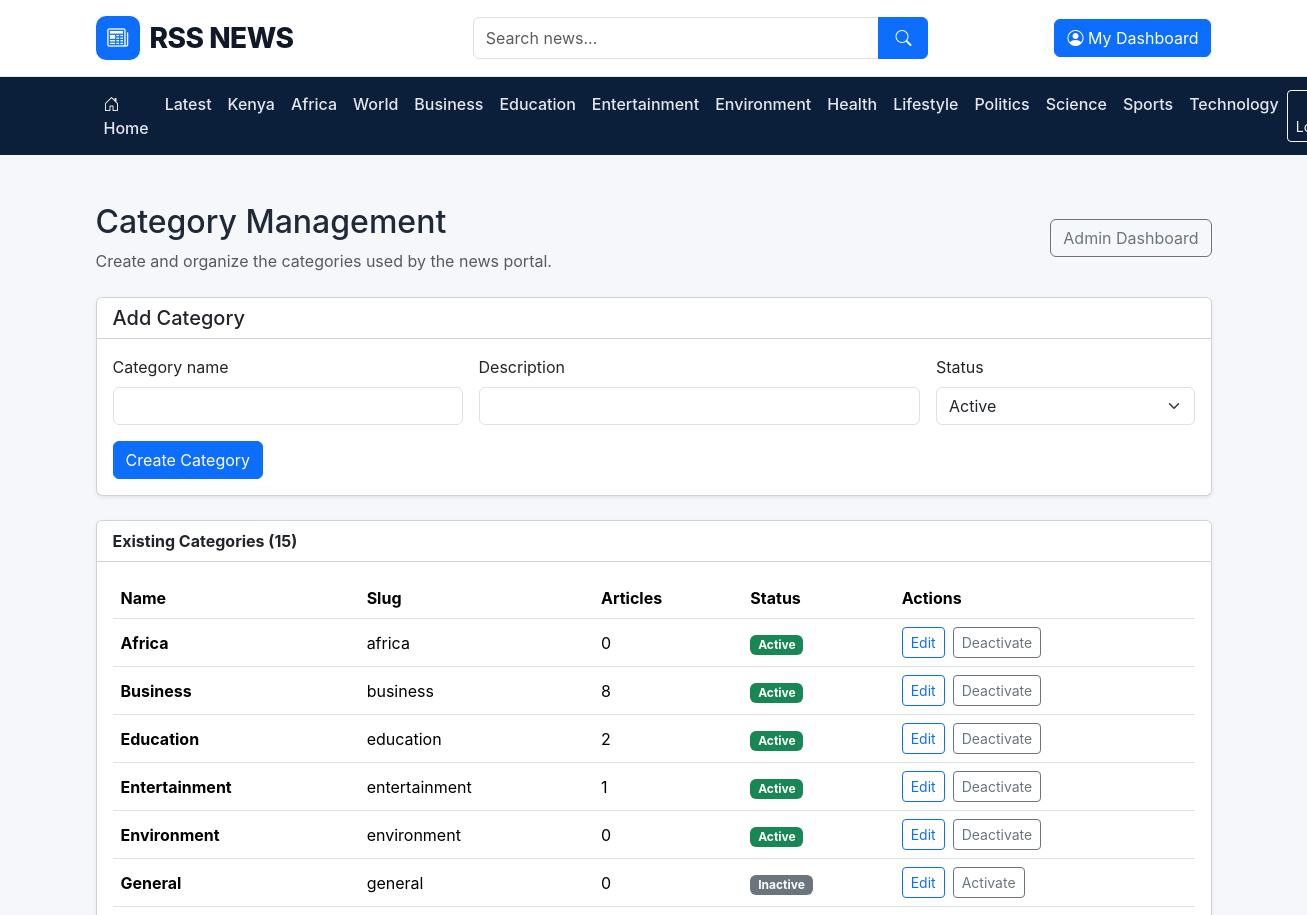
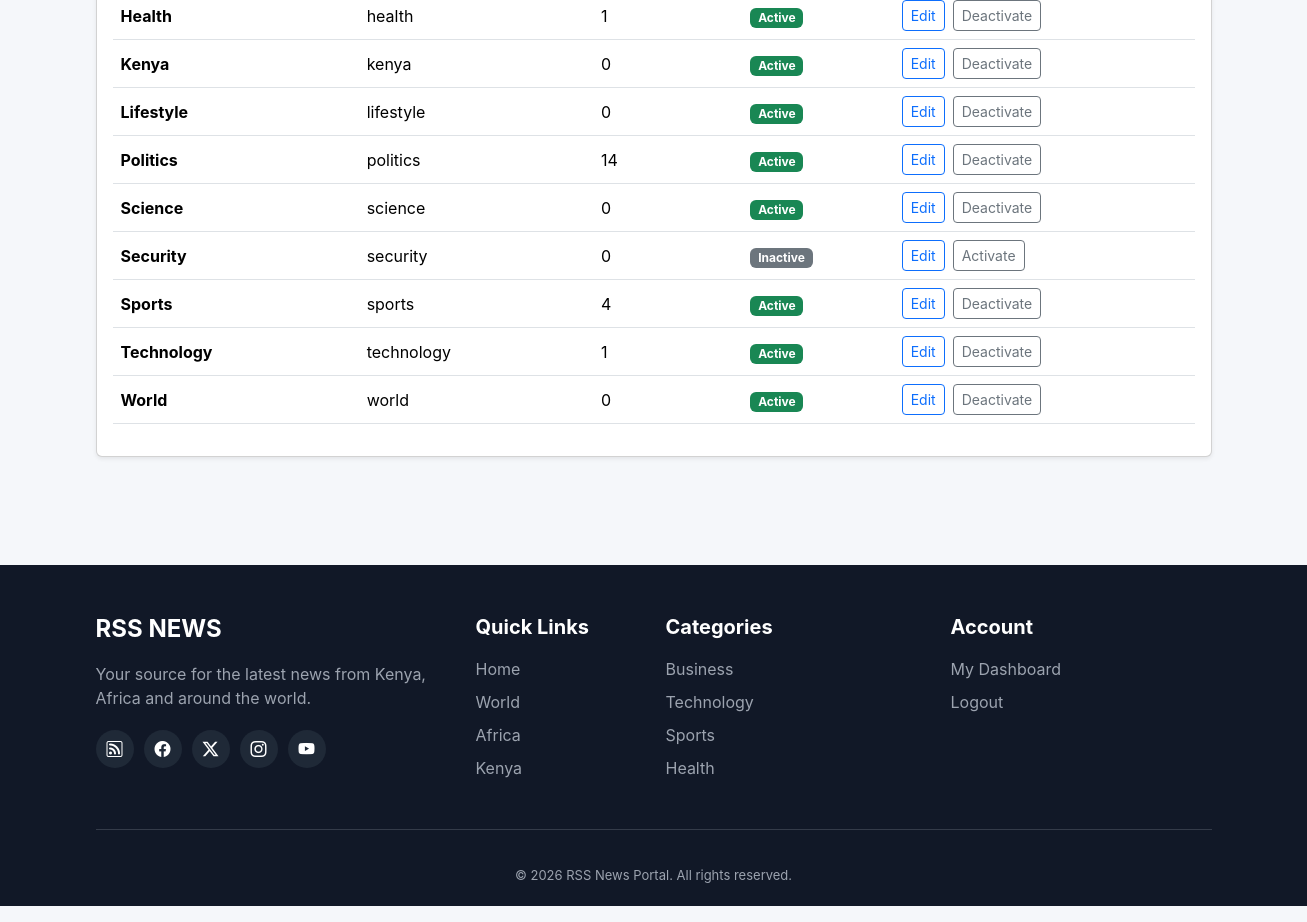
Screenshot of /admin/categories.php (signed in) with the database file from the repository (2 pictures, top to bottom).
### tables this page shows
CREATE TABLE `categories` (
  `id` int(10) UNSIGNED NOT NULL,
  `name` varchar(100) NOT NULL,
  `slug` varchar(150) NOT NULL,
  `description` varchar(255) DEFAULT NULL,
  `category_type` enum('topic','legacy_geo') NOT NULL DEFAULT 'topic',
  `status` enum('active','inactive') NOT NULL DEFAULT 'active',
  `created_at` timestamp NOT NULL DEFAULT current_timestamp(),
  `updated_at` timestamp NOT NULL DEFAULT current_timestamp() ON UPDATE current_timestamp()
);

### includes/functions.php (called while the page is built, shortened)
<?php
function e(mixed $value): string
{
    return htmlspecialchars((string) $value, ENT_QUOTES, 'UTF-8');
}
function url(string $path = ''): string
{
    return BASE_URL . '/' . ltrim($path, '/');
}
function categoryUrl(string $slug): string
{
    return url('category.php?slug=' . urlencode($slug));
}

### includes/auth.php (called while the page is built, shortened)
<?php
require_once __DIR__ . '/functions.php';
function isLoggedIn(): bool
{
    return isset($_SESSION['user_id']);
}
function currentUserRole(): ?string
{
    return $_SESSION['user_role'] ?? null;
}

### admin/categories.php (the view, shortened to what this page needs)
<?php
require_once __DIR__ . '/../config/database.php';
require_once __DIR__ . '/../includes/functions.php';
require_once __DIR__ . '/../includes/auth.php';
$editing = null;
$categories = $pdo->query("
    SELECT c.*, COUNT(a.id) AS article_count
    FROM categories c
    LEFT JOIN articles a ON a.category_id = c.id AND a.deleted_at IS NULL
    GROUP BY c.id
    ORDER BY c.name
")->fetchAll();
require_once __DIR__ . '/../includes/header.php';
?>
<div class="container py-5">
    <div class="d-flex justify-content-between align-items-center flex-wrap gap-2 mb-4">
        <div>
            <h1 class="h2">Category Management</h1>
            <p class="text-muted mb-0">Create and organize the categories used by the news portal.</p>
        </div>
        <a href="<?= e(url('admin/index.php')) ?>" class="btn btn-outline-secondary">Admin Dashboard</a>
    </div>
    <div class="card shadow-sm mb-4">
        <div class="card-header bg-white">
            <h2 class="h5 mb-0"><?= $editing ? 'Edit Category' : 'Add Category' ?></h2>
        </div>
        <div class="card-body">
            <form method="POST">
                <div class="row g-3">
                    <div class="col-md-4">
                        <label class="form-label" for="category_name">Category name</label>
                        <input id="category_name" class="form-control" name="name" maxlength="100"
                               value="<?= e($editing['name'] ?? '') ?>" required>
                    </div>
                    <div class="col-md-5">
                        <label class="form-label" for="category_description">Description</label>
                        <input id="category_description" class="form-control" name="description"
                               value="<?= e($editing['description'] ?? '') ?>" maxlength="255">
                    </div>
                    <div class="col-md-3">
                        <label class="form-label" for="category_status">Status</label>
                        <select id="category_status" name="status" class="form-select">
                            <option value="active" <?= ($editing['status'] ?? 'active') === 'active' ? 'selected' : '' ?>>Active</option>
                        </select>
                    </div>
                    <div class="col-12 d-flex gap-2">
                        <button class="btn btn-primary" type="submit"><?= $editing ? 'Save Changes' : 'Create Category' ?></button>
                    </div>
                </div>
            </form>
        </div>
    </div>
    <div class="card shadow-sm">
        <div class="card-header bg-white"><strong>Existing Categories (<?= count($categories) ?>)</strong></div>
        <div class="card-body">
            <div class="table-responsive">
                <table class="table table-hover align-middle">
                    <thead><tr><th>Name</th><th>Slug</th><th>Articles</th><th>Status</th><th>Actions</th></tr></thead>
                    <tbody>
                    <?php foreach ($categories as $category): ?>
                        <tr>
                            <td><strong><?= e($category['name']) ?></strong></td>
                            <td><?= e($category['slug']) ?></td>
                            <td><?= (int)$category['article_count'] ?></td>
                            <td><span class="badge bg-<?= $category['status'] === 'active' ? 'success' : 'secondary' ?>"><?= e(ucfirst($category['status'])) ?></span></td>
                            <td>
                                <div class="d-flex gap-2">
                                    <a class="btn btn-sm btn-outline-primary"
                                       href="<?= e(url('admin/categories.php?edit=' . (int)$category['id'])) ?>">Edit</a>
                                    <form method="POST">
                                        <button class="btn btn-sm btn-outline-secondary" type="submit">
                                            <?= $category['status'] === 'active' ? 'Deactivate' : 'Activate' ?>
                                        </button>
                                    </form>
                                </div>
                            </td>
                        </tr>
                    <?php endforeach; ?>
                    </tbody>
                </table>
            </div>
        </div>
    </div>
</div>
<?php require_once __DIR__ . '/../includes/footer.php'; ?>

### includes/header.php (shortened to what this page needs)
<?php
require_once __DIR__ . '/functions.php';
require_once __DIR__ . '/auth.php';
require_once __DIR__ . '/../config/database.php';
$loggedIn = isLoggedIn();
$userRole = currentUserRole();
$dashboardPath = $userRole === 'admin' ? 'admin/index.php' : ($userRole === 'author' ? 'admin/articles.php' : 'user/dashboard.php');
?>
<!DOCTYPE html>
<html lang="en">
<head>
    <link href="https://cdn.jsdelivr.net/npm/bootstrap@5.3.3/dist/css/bootstrap.min.css" rel="stylesheet">
    <link href="https://cdn.jsdelivr.net/npm/bootstrap-icons@1.11.3/font/bootstrap-icons.css" rel="stylesheet">
    <link rel="stylesheet" href="<?= e(url('assets/css/style.css')) ?>">
</head>
<body>
<header class="main-header">
    <div class="container">
        <div class="row align-items-center py-3 g-3">
            <div class="col-lg-4 col-md-5">
                <a href="<?= e(url('index.php')) ?>" class="site-logo text-decoration-none">
                    <span class="logo-icon"><i class="bi bi-newspaper"></i></span>
                    <span>RSS NEWS</span>
                </a>
            </div>
            <div class="col-lg-5 col-md-7">
                <form action="<?= e(url('search.php')) ?>" method="GET" class="search-form">
                    <div class="input-group">
                        <input type="search" name="q" class="form-control"
                               placeholder="Search news..." required
                               value="<?= e($_GET['q'] ?? '') ?>">
                        <button class="btn btn-primary" type="submit" aria-label="Search">
                            <i class="bi bi-search"></i>
                        </button>
                    </div>
                </form>
            </div>
            <div class="col-lg-3 text-lg-end">
                <?php if ($loggedIn): ?>
                    <a href="<?= e(url($dashboardPath)) ?>" class="btn btn-primary">
                        <i class="bi bi-person-circle"></i> My Dashboard
                    </a>
                <?php else: ?>
                    <a href="<?= e(url('register.php')) ?>" class="btn btn-primary">
                        <i class="bi bi-person-plus"></i> Join Us
                    </a>
                <?php endif; ?>
            </div>
        </div>
    </div>
</header>
<nav class="navbar navbar-expand-lg navbar-dark main-navbar">
    <div class="container">
        <div class="collapse navbar-collapse" id="mainNavigation">
            <?php
            $navigationCategories = [];
            try {
                $navigationStmt = $pdo->query("
                    SELECT name, slug
                    FROM categories
                    WHERE status = 'active'
                      AND category_type = 'topic'
                      AND slug NOT IN ('kenya', 'africa', 'world')
                    ORDER BY name ASC
                    LIMIT 12
                ");
                $navigationCategories = $navigationStmt->fetchAll(PDO::FETCH_ASSOC);
            } catch (Throwable $navigationError) {
                error_log('Navigation categories error: ' . $navigationError->getMessage());
            }
            ?>
            <ul class="navbar-nav me-auto mb-2 mb-lg-0">
                <li class="nav-item"><a class="nav-link" href="<?= e(url('index.php')) ?>"><i class="bi bi-house-door"></i> Home</a></li>
                <li class="nav-item"><a class="nav-link" href="<?= e(url('latest.php')) ?>">Latest</a></li>
                <li class="nav-item"><a class="nav-link" href="<?= e(url('latest.php?region=kenya')) ?>">Kenya</a></li>
                <li class="nav-item"><a class="nav-link" href="<?= e(url('latest.php?region=africa')) ?>">Africa</a></li>
                <li class="nav-item"><a class="nav-link" href="<?= e(url('latest.php?region=world')) ?>">World</a></li>
                <?php foreach ($navigationCategories as $navigationCategory): ?>
                    <li class="nav-item">
                        <a class="nav-link" href="<?= e(categoryUrl($navigationCategory['slug'])) ?>">
                            <?= e($navigationCategory['name']) ?>
                        </a>
                    </li>
                <?php endforeach; ?>
            </ul>
            <div class="d-flex gap-2">
                <?php if ($loggedIn): ?>
                    <a href="<?= e(url('logout.php')) ?>" class="btn btn-outline-light btn-sm">
                        <i class="bi bi-box-arrow-right"></i> Logout
                    </a>
                <?php else: ?>
                    <a href="<?= e(url('login.php')) ?>" class="btn btn-outline-light btn-sm">
                        <i class="bi bi-person"></i> Login
                    </a>
                <?php endif; ?>
            </div>
        </div>
    </div>
</nav>
<main>

### assets/css/style.css (style rules this page uses)
:root { --primary: #0d6efd; --primary-dark: #084298; --dark: #111827; --light: #f5f7fa; --border: #e5e7eb; --text: #1f2937; --muted: #6b7280; }
* { box-sizing: border-box; }
body { margin: 0; background: var(--light); color: var(--text); font-family: -apple-system, BlinkMacSystemFont, "Segoe UI", Roboto, Arial, sans-serif; }
.main-header { background: white; border-bottom: 1px solid var(--border); }
.site-logo { display: inline-flex; align-items: center; gap: 10px; text-decoration: none; color: var(--dark); font-size: 28px; font-weight: 800; letter-spacing: -0.5px; }
.logo-icon { width: 44px; height: 44px; display: inline-flex; align-items: center; justify-content: center; background: var(--primary); color: white; border-radius: 10px; font-size: 21px; }
.search-form .form-control { border-radius: 6px 0 0 6px; min-height: 42px; }
.search-form .btn { min-width: 50px; }
.main-navbar { background: #0b1f3a; padding: 0; }
.main-navbar .nav-link { color: #e5e7eb; font-weight: 500; padding: 15px 13px; }
main { min-height: 600px; }

### rows the page displays
categories: name "Business", slug "business", article_count "8", status "Active", shows "Deactivate"
categories: name "Education", slug "education", article_count "2", status "Active", shows "Deactivate"
categories: name "Entertainment", slug "entertainment", article_count "1", status "Active", shows "Deactivate"
categories: name "Environment", slug "environment", article_count "0", status "Active", shows "Deactivate"
categories: name "Health", slug "health", article_count "1", status "Active", shows "Deactivate"
categories: name "Lifestyle", slug "lifestyle", article_count "0", status "Active", shows "Deactivate"
categories: name "Politics", slug "politics", article_count "14", status "Active", shows "Deactivate"
categories: name "Science", slug "science", article_count "0", status "Active", shows "Deactivate"
categories: name "Sports", slug "sports", article_count "4", status "Active", shows "Deactivate"
categories: name "Technology", slug "technology", article_count "1", status "Active", shows "Deactivate"
categories: name "Africa", slug "africa", article_count "0", status "Active", shows "Deactivate"
categories: name "General", slug "general", article_count "0", status "Inactive", shows "Activate"
categories: name "Kenya", slug "kenya", article_count "0", status "Active", shows "Deactivate"
categories: name "Security", slug "security", article_count "0", status "Inactive", shows "Activate"
categories: name "World", slug "world", article_count "0", status "Active", shows "Deactivate"

### other values shown
count($categories) "15"
